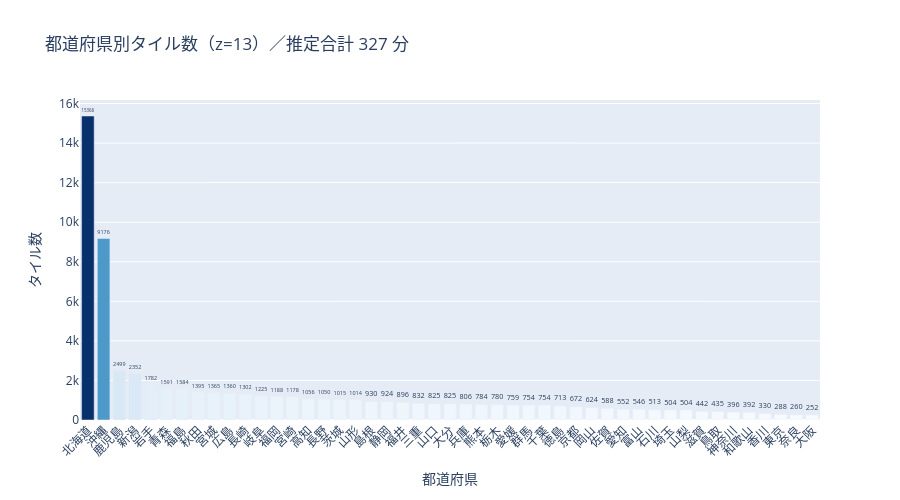

Notebook code for this chart:
### Markdown cell above
## 3. XPT002 タイル取得テスト（東京都心付近）

### Code cell
import pandas as pd
import plotly.express as px
from tiles import PREFECTURE_BBOX, prefecture_tile_range
from config import REQUEST_INTERVAL_SEC

Z = 13

PREF_NAMES = {
    "01": "北海道", "02": "青森", "03": "岩手", "04": "宮城", "05": "秋田",
    "06": "山形", "07": "福島", "08": "茨城", "09": "栃木", "10": "群馬",
    "11": "埼玉", "12": "千葉", "13": "東京", "14": "神奈川", "15": "新潟",
    "16": "富山", "17": "石川", "18": "福井", "19": "山梨", "20": "長野",
    "21": "岐阜", "22": "静岡", "23": "愛知", "24": "三重", "25": "滋賀",
    "26": "京都", "27": "大阪", "28": "兵庫", "29": "奈良", "30": "和歌山",
    "31": "鳥取", "32": "島根", "33": "岡山", "34": "広島", "35": "山口",
    "36": "徳島", "37": "香川", "38": "愛媛", "39": "高知", "40": "福岡",
    "41": "佐賀", "42": "長崎", "43": "熊本", "44": "大分", "45": "宮崎",
    "46": "鹿児島", "47": "沖縄",
}

rows = []
for code, name in PREF_NAMES.items():
    x_min, x_max, y_min, y_max = prefecture_tile_range(code, Z)
    n_tiles = (x_max - x_min + 1) * (y_max - y_min + 1)
    est_sec = n_tiles * REQUEST_INTERVAL_SEC
    rows.append({"コード": code, "都道府県": name, "タイル数": n_tiles, "推定秒": est_sec})

df_tiles = pd.DataFrame(rows).sort_values("タイル数", ascending=False)

total_tiles = df_tiles["タイル数"].sum()
total_min = df_tiles["推定秒"].sum() / 60

print(f"z={Z} 全国合計: {total_tiles:,} タイル / 推定 {total_min:.0f} 分（待機時間のみ、{REQUEST_INTERVAL_SEC}秒/タイル）")
print(df_tiles.to_string(index=False))

fig = px.bar(
    df_tiles,
    x="都道府県", y="タイル数",
    text="タイル数",
    title=f"都道府県別タイル数（z={Z}）／推定合計 {total_min:.0f} 分",
    color="タイル数",
    color_continuous_scale="Blues",
    height=500,
)
fig.update_traces(textposition="outside")
fig.update_layout(xaxis_tickangle=-45, coloraxis_showscale=False)
fig.show()

### Figure 1 — Plotly figure (JSON) as saved in the notebook; plotly's stock layout.template omitted (floating-point values rounded to 4 significant figures)
{"data": [{"hovertemplate": "都道府県=%{x}<br>タイル数=%{marker.color}<extra></extra>", "legendgroup": "", "marker": {"color": [15368, 9176, 2499, 2352, 1782, 1591, 1584, 1395, 1365, 1360, 1302, 1225, 1188, 1178, 1056, 1050, 1015, 1014, 930, 924, 896, 832, 825, 825, 806, 784, 780, 759, 754, 754, 713, 672, 624, 588, 552, 546, 513, 504, 504, 442, 435, 396, 392, 330, 288, 260, 252], "coloraxis": "coloraxis", "pattern": {"shape": ""}}, "name": "", "orientation": "v", "showlegend": false, "text": [15370.0, 9176.0, 2499.0, 2352.0, 1782.0, 1591.0, 1584.0, 1395.0, 1365.0, 1360.0, 1302.0, 1225.0, 1188.0, 1178.0, 1056.0, 1050.0, 1015.0, 1014.0, 930.0, 924.0, 896.0, 832.0, 825.0, 825.0, 806.0, 784.0, 780.0, 759.0, 754.0, 754.0, 713.0, 672.0, 624.0, 588.0, 552.0, 546.0, 513.0, 504.0, 504.0, 442.0, 435.0, 396.0, 392.0, 330.0, 288.0, 260.0, 252.0], "textposition": "outside", "type": "bar", "x": ["北海道", "沖縄", "鹿児島", "新潟", "岩手", "青森", "福島", "秋田", "宮城", "広島", "長崎", "岐阜", "福岡", "宮崎", "高知", "長野", "茨城", "山形", "島根", "静岡", "福井", "三重", "山口", "大分", "兵庫", "熊本", "栃木", "愛媛", "群馬", "千葉", "徳島", "京都", "岡山", "佐賀", "愛知", "富山", "石川", "埼玉", "山梨", "滋賀", "鳥取", "神奈川", "和歌山", "香川", "東京", "奈良", "大阪"], "xaxis": "x", "y": [15368, 9176, 2499, 2352, 1782, 1591, 1584, 1395, 1365, 1360, 1302, 1225, 1188, 1178, 1056, 1050, 1015, 1014, 930, 924, 896, 832, 825, 825, 806, 784, 780, 759, 754, 754, 713, 672, 624, 588, 552, 546, 513, 504, 504, 442, 435, 396, 392, 330, 288, 260, 252], "yaxis": "y"}], "layout": {"barmode": "relative", "coloraxis": {"colorbar": {"title": {"text": "タイル数"}}, "colorscale": [[0, "rgb(247,251,255)"], [0.125, "rgb(222,235,247)"], [0.25, "rgb(198,219,239)"], [0.375, "rgb(158,202,225)"], [0.5, "rgb(107,174,214)"], [0.625, "rgb(66,146,198)"], [0.75, "rgb(33,113,181)"], [0.875, "rgb(8,81,156)"], [1, "rgb(8,48,107)"]], "showscale": false}, "height": 500, "legend": {"tracegroupgap": 0}, "title": {"text": "都道府県別タイル数（z=13）／推定合計 327 分"}, "xaxis": {"anchor": "y", "domain": [0, 1], "tickangle": -45, "title": {"text": "都道府県"}}, "yaxis": {"anchor": "x", "domain": [0, 1], "title": {"text": "タイル数"}}}}
